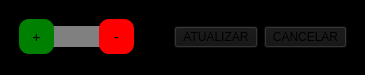
<?xml version="1.0" encoding="UTF-8"?>
<ui version="4.0">
 <class>MainWindow</class>
 <widget class="QMainWindow" name="MainWindow">
  <property name="windowModality">
   <enum>Qt::WindowModality::ApplicationModal</enum>
  </property>
  <property name="geometry">
   <rect>
    <x>0</x>
    <y>0</y>
    <width>365</width>
    <height>75</height>
   </rect>
  </property>
  <property name="minimumSize">
   <size>
    <width>365</width>
    <height>75</height>
   </size>
  </property>
  <property name="maximumSize">
   <size>
    <width>365</width>
    <height>75</height>
   </size>
  </property>
  <property name="windowTitle">
   <string>QUANTIDADE</string>
  </property>
  <property name="styleSheet">
   <string notr="true">#centralwidget{
	background-color: black;
}

#centralwidget #btn_aumentar {
	background-color: green;
	font-size: 14px;
 	border-radius: 10px;
}

#centralwidget #btn_diminuir {
	background-color: red;
	font-size: 14px;
	border-radius: 10px;
}

#centralwidget #quantidade {
	background-color: grey;
	border-radius: 5px;
	color: black;
}

#centralwidget #widget QPushButton:hover{
	background-color: #3c3c3c;
}

#centralwidget #widget_2 QPushButton {
	background-color: #131314;
}

#centralwidget #widget_2 QPushButton:hover {
	background-color: #3c3c3c;
}</string>
  </property>
  <widget class="QWidget" name="centralwidget">
   <layout class="QHBoxLayout" name="horizontalLayout_2">
    <item>
     <widget class="QWidget" name="widget" native="true">
      <property name="maximumSize">
       <size>
        <width>150</width>
        <height>16777215</height>
       </size>
      </property>
      <widget class="QLabel" name="quantidade">
       <property name="geometry">
        <rect>
         <x>36</x>
         <y>17</y>
         <width>61</width>
         <height>21</height>
        </rect>
       </property>
       <property name="maximumSize">
        <size>
         <width>16777215</width>
         <height>30</height>
        </size>
       </property>
       <property name="text">
        <string/>
       </property>
       <property name="alignment">
        <set>Qt::AlignmentFlag::AlignCenter</set>
       </property>
      </widget>
      <widget class="QPushButton" name="btn_diminuir">
       <property name="geometry">
        <rect>
         <x>90</x>
         <y>10</y>
         <width>35</width>
         <height>35</height>
        </rect>
       </property>
       <property name="minimumSize">
        <size>
         <width>35</width>
         <height>35</height>
        </size>
       </property>
       <property name="maximumSize">
        <size>
         <width>35</width>
         <height>35</height>
        </size>
       </property>
       <property name="contextMenuPolicy">
        <enum>Qt::ContextMenuPolicy::DefaultContextMenu</enum>
       </property>
       <property name="acceptDrops">
        <bool>false</bool>
       </property>
       <property name="toolTipDuration">
        <number>-1</number>
       </property>
       <property name="layoutDirection">
        <enum>Qt::LayoutDirection::LeftToRight</enum>
       </property>
       <property name="autoFillBackground">
        <bool>false</bool>
       </property>
       <property name="inputMethodHints">
        <set>Qt::InputMethodHint::ImhNone</set>
       </property>
       <property name="text">
        <string>-</string>
       </property>
      </widget>
      <widget class="QPushButton" name="btn_aumentar">
       <property name="geometry">
        <rect>
         <x>10</x>
         <y>10</y>
         <width>35</width>
         <height>35</height>
        </rect>
       </property>
       <property name="maximumSize">
        <size>
         <width>35</width>
         <height>35</height>
        </size>
       </property>
       <property name="baseSize">
        <size>
         <width>0</width>
         <height>0</height>
        </size>
       </property>
       <property name="contextMenuPolicy">
        <enum>Qt::ContextMenuPolicy::DefaultContextMenu</enum>
       </property>
       <property name="text">
        <string>+</string>
       </property>
      </widget>
     </widget>
    </item>
    <item>
     <widget class="QWidget" name="widget_2" native="true">
      <layout class="QHBoxLayout" name="horizontalLayout">
       <item>
        <widget class="QPushButton" name="btn_atualizar">
         <property name="text">
          <string>ATUALIZAR</string>
         </property>
        </widget>
       </item>
       <item>
        <widget class="QPushButton" name="btn_cancelar">
         <property name="text">
          <string>CANCELAR</string>
         </property>
        </widget>
       </item>
      </layout>
     </widget>
    </item>
   </layout>
  </widget>
 </widget>
 <resources/>
 <connections/>
</ui>
